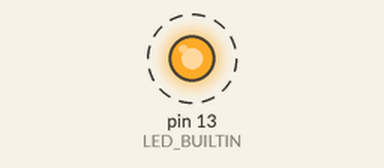
The sketch below on a simulated Arduino Uno, built with avr-gcc and run on an emulated ATmega328P. Parts: output pins drawn as LEDs (lit = HIGH). Dashed ring = blinking. What the sketch prints to the serial monitor is not drawn.

Above: at 0.5 s.
Timing chart, 0 to 4.6 s (numbered marks = the images above):
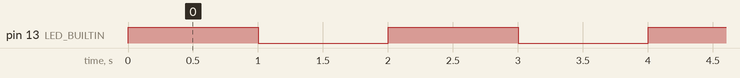

The sketch:

TestSketch.ino
```cpp
void setup() {
  pinMode(LED_BUILTIN, OUTPUT);

  Serial.begin(9600);
}

void loop() {
  digitalWrite(LED_BUILTIN, HIGH);
  Serial.print(" LED ON\n");

  delay(1000);

  digitalWrite(LED_BUILTIN, LOW);
  Serial.print(" LED OFF\n");

  delay(1000);
}
```

Measured:
- by itself, pin 13 (LED_BUILTIN): alternates HIGH for 1.0 s and LOW for 1.0 s
